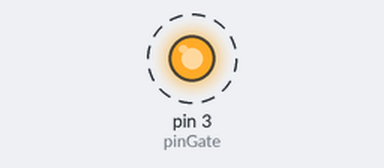
The sketch below on a simulated Arduino Uno, built with avr-gcc and run on an emulated ATmega328P. On the bench: output pins drawn as LEDs (lit = HIGH). Dashed ring = blinking.

Above: at 0.5 s.
Timing chart, 0 to 4.6 s (numbered marks = the images above):
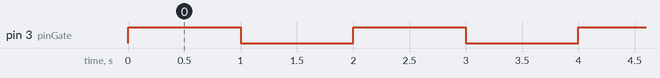

Measured:
- by itself, pin 3 (pinGate): alternates HIGH for 1.0 s and LOW for 1.0 s

The sketch:

Arduino_BJT_1.ino
```cpp
int pinGate = 3;

void setup() {
  // put your setup code here, to run once:
  pinMode(pinGate, OUTPUT);
  Serial.begin(9600);
}

void loop() {
  // put your main code here, to run repeatedly:
  digitalWrite(pinGate, HIGH);
  delay(1000);
  digitalWrite(pinGate, LOW);
  delay(1000);
}
```
